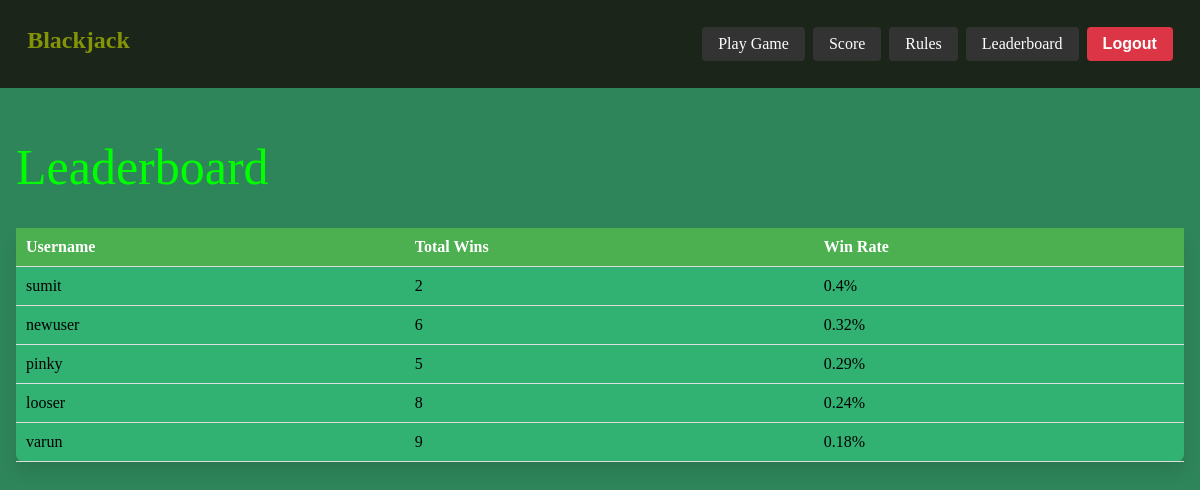
/leaderboard (signed in), run on the app's committed database.
### tables this page shows
CREATE TABLE Score (
            username TEXT PRIMARY KEY,
            total_matches INTEGER DEFAULT 0,
            total_wins INTEGER DEFAULT 0,
            win_rate REAL DEFAULT 0,
            FOREIGN KEY (username) REFERENCES SignUp(username)
        );

### main.py (the view)
@app.route("/leaderboard")
@login_required
def leaderboard():
    conn = get_db_connection()
    cursor = conn.cursor()
    cursor.execute("SELECT username, total_wins, win_rate FROM Score ORDER BY win_rate DESC")
    leaderboard_data = cursor.fetchall()
    conn.close()
    return render_template("leaderboard.html", leaderboard=leaderboard_data)

### data.py (called while the page is built)
def get_db_connection():
    conn = sqlite3.connect('database.db')
    conn.row_factory = sqlite3.Row
    return conn

### main.py (called while the page is built)
def login_required(func):
    @wraps(func)
    def decorated_view(*args, **kwargs):
        if 'username' not in session:
            return redirect(url_for('login'))
        return func(*args, **kwargs)
    return decorated_view

### templates/leaderboard.html (shortened to what this page needs)
<!DOCTYPE html>
<html lang="en">
<head>
    <link rel="stylesheet" href="../static/css/styles.css">
</head>
<body>
    {% include 'navbar.html' %}
    <div class="container">
        <h2 class="title ">Leaderboard</h2>
        <table class="game-container">
            <thead>
                <tr >
                    <th>Username</th>
                    <th >Total Wins</th>
                    <th >Win Rate</th>
                </tr>
            </thead>
            <tbody>
                {% for entry in leaderboard %}
                <tr >
                    <td >{{ entry['username'] }}</td>
                    <td >{{ entry['total_wins'] }}</td>
                    <td >{{ entry['win_rate'] | round(2) }}%</td>
                </tr>
                {% endfor %}
            </tbody>
        </table>
    </div>
</body>
</html>

### templates/navbar.html (shortened to what this page needs)
<!DOCTYPE html>
<html lang="en">
<head>
    <link rel="stylesheet" href="styles.css">
</head>
<body>
<nav class="navbar">
    <a href="/" class="navbar-brand">Blackjack</a>
    <div class="navbar-buttons">
        <a href="/play" class="navbar-button">Play Game</a>
        <a href="/score" class="navbar-button">Score</a>
        <a href="/rules" class="navbar-button">Rules</a>
        <a href="/leaderboard" class="navbar-button">Leaderboard</a>
        <form action="/logout" method="post" >
            <button type="submit" class="navbar-button logout-button">Logout</button>
        </form>
    </div>
</nav>
</body>
</html>

### static/css/styles.css (style rules this page uses)
* { margin: 0; padding: 0; box-sizing: border-box; }
body { background-color: #2f855a; font-family: 'sans-serif'; line-height: normal; letter-spacing: normal; }
.title { font-family: "Rubik Bubbles", cursive; font-weight: 400; color: lime; font-size: 50px; }
.container { max-width: 1200px; margin: auto; padding: 0 1rem; margin-top: 50px; }
.game-container { background-color: #34da8885; border-radius: 0.5rem; box-shadow: 0 10px 15px rgba(0, 0, 0, 0.1); padding: 2rem; }
h2 { font-size: 2.25rem; font-weight: bold; color: white; margin-bottom: 2rem; }
button { font-weight: bold; padding: 0.5rem 1rem; border-radius: 0.25rem; color: white; border: none; cursor: pointer; transition: background-color 0.3s; }
.logout-button { background-color: #ecc94b; padding: 0.5rem 1rem; border-radius: 0.5rem; font-weight: bold; transition: background-color 0.3s ease; }
.navbar { display: flex; justify-content: space-between; padding: 1.7rem; background-color: #150101b7; margin: 0; }
.navbar-brand { font-size: 1.5rem; font-weight: bold; color: #849409; text-decoration: none; }
.navbar-buttons { display: flex; align-items: center; }
.navbar-button { font-size: 1rem; color: #fff; background-color: #333; border: none; padding: 0.5rem 1rem; text-decoration: none; border-radius: 0.25rem; cursor: pointer; transition: background-color 0.3s; margin-left: 0.5rem; }
.navbar-button.logout-button { background-color: #dc3545; color: #fff; }
table { width: 100%; border-collapse: collapse; }
th, td { padding: 10px; text-align: left; border-bottom: 1px solid #ddd; }
th { background-color: #4CAF50; color: white; }

### data on the page
Score: username "sumit", total_wins "2", win_rate "0.4"
Score: username "newuser", total_wins "6", win_rate "0.32"
Score: username "pinky", total_wins "5", win_rate "0.29"
Score: username "looser", total_wins "8", win_rate "0.24"
Score: username "varun", total_wins "9", win_rate "0.18"
